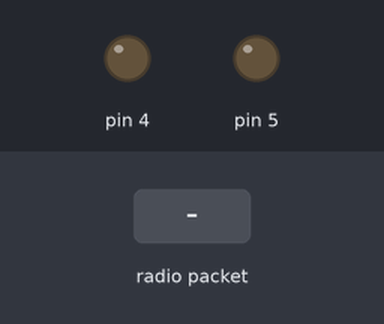
A sketch run on a simulated Arduino Uno, built with avr-gcc and run on an emulated ATmega328P. Shown: output pins drawn as LEDs (lit = HIGH). The test bench sets the inputs (shaded band). No radio packets arrive unless stated.

Above: at 1.2 s.
1.3 s: radio packet "1" arrives
At 2.7 s:
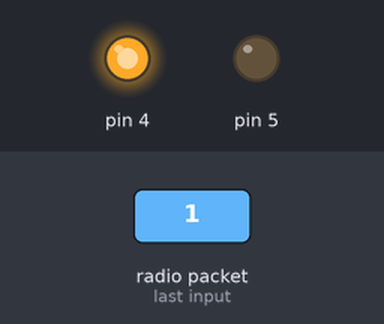
Timing chart, 0 to 4.3 s (numbered marks = the images above; inputs shaded):
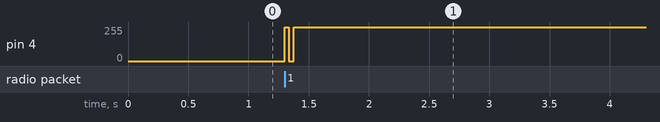

The sketch:

rx.ino
```cpp
#include <SPI.h>
#include "RF24.h"

// Hardware configuration
// CE on 7, CSN on 8
RF24 radio(7, 8);

// Use the same address for both devices
uint8_t address[] = { "flash" };

void setup() {
    radio.begin();
    // Use dynamic payloads to improve response time
    radio.enableDynamicPayloads();
    radio.openReadingPipe(1, address);
    radio.startListening();
    pinMode(4, OUTPUT);
    digitalWrite(4, LOW);
    pinMode(5, OUTPUT);
    digitalWrite(5, LOW);
}

void loop() {
    while(!radio.available());
    digitalWrite(4, HIGH);
    delay(17);// 1/60s shutter simulation
    digitalWrite(4, LOW);
    radio.flush_rx();
}
```

Measured:
- after the input at 1.3 s, pin 4: 0/255 → 253/255 at once
